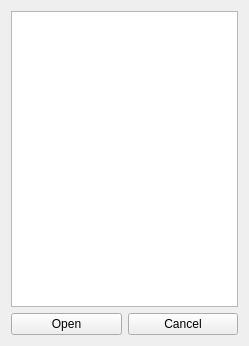
<?xml version="1.0" encoding="UTF-8"?>
<ui version="4.0">
 <class>show_processClass</class>
 <widget class="QMainWindow" name="show_processClass">
  <property name="geometry">
   <rect>
    <x>0</x>
    <y>0</y>
    <width>249</width>
    <height>346</height>
   </rect>
  </property>
  <property name="windowTitle">
   <string>show_process</string>
  </property>
  <widget class="QWidget" name="centralWidget">
   <layout class="QVBoxLayout" name="verticalLayout_2">
    <item>
     <layout class="QVBoxLayout" name="verticalLayout">
      <item>
       <widget class="QListWidget" name="listWidget"/>
      </item>
      <item>
       <layout class="QHBoxLayout" name="horizontalLayout">
        <item>
         <widget class="QPushButton" name="btn_open">
          <property name="text">
           <string>Open</string>
          </property>
         </widget>
        </item>
        <item>
         <widget class="QPushButton" name="btn_cancel">
          <property name="text">
           <string>Cancel</string>
          </property>
         </widget>
        </item>
       </layout>
      </item>
     </layout>
    </item>
   </layout>
  </widget>
 </widget>
 <layoutdefault spacing="6" margin="11"/>
 <resources/>
 <connections/>
</ui>
